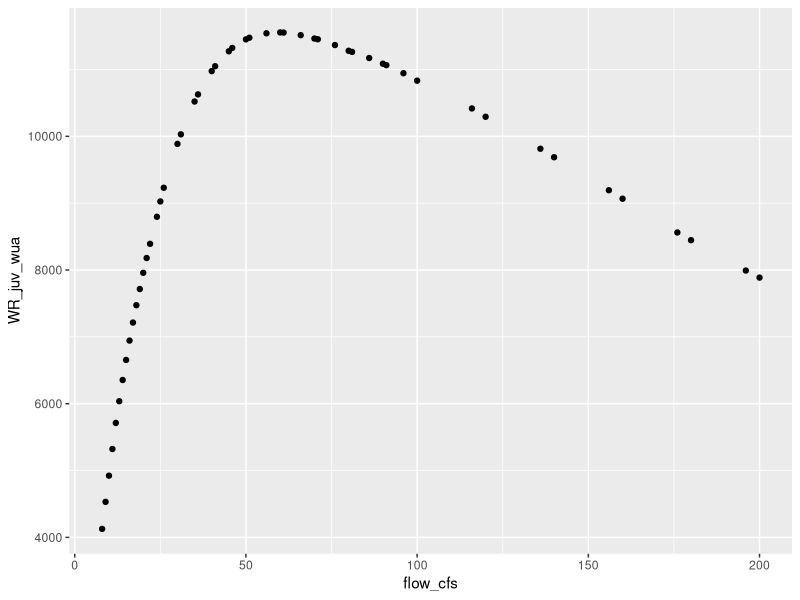
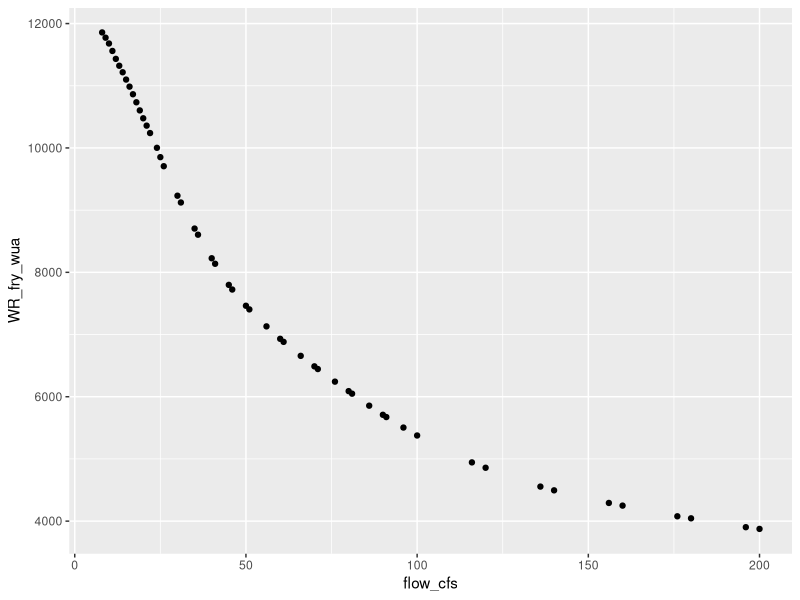
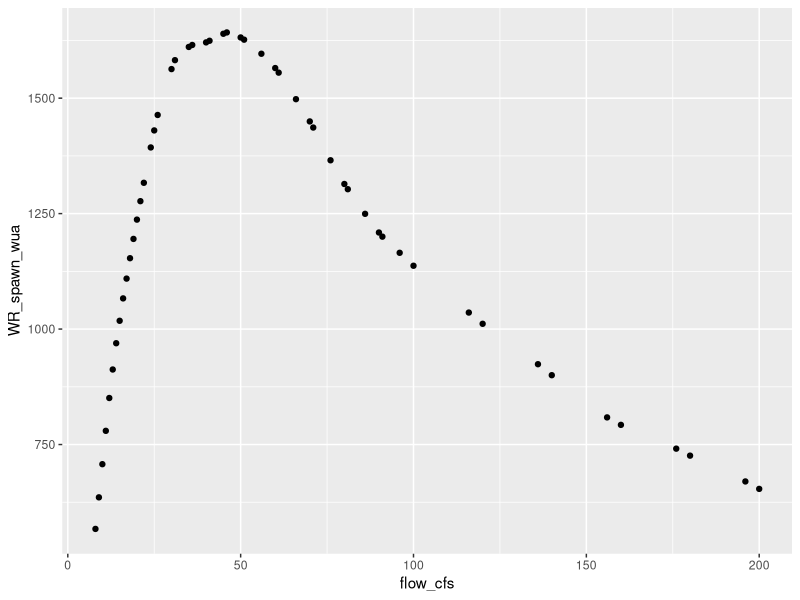

These charts were generated, in order, by the following R code:
library(tidyverse)
library(zoo)

battle_wr_raw <- read_csv("data-raw/watershed/battle/data/spring-run-WUA-mainstem-and-north-fork.csv")

# subreach lenghts (from report)
subreach_lens <- tribble(
  ~reach, ~length_miles,
  "wildcat", 2.5,
  "eagle_creek", 3,
  "north_battle_feeder", 4,
  "mainstem", 9
) %>%
  mutate(
    prop_of_creek = length_miles/sum(length_miles)
  )


battle_wr <- battle_wr_raw %>%
  left_join(subreach_lens, by = c("subreach" = "reach"))


# rearing ----------------
wr_juv <- battle_wr %>%
  select(flow, SR_juv, subreach) %>%
  spread(subreach, SR_juv)

# need to fill in the in between values for some of these
# so that when they spread they all have values on aligned cfs
eagle_creek_approx_juv <- approxfun(wr_juv$flow, wr_juv$eagle_creek)
mainstem_approx_juv <- approxfun(wr_juv$flow, wr_juv$mainstem)
feeder_approx_juv <- approxfun(wr_juv$flow, wr_juv$north_battle_feeder)
wildcat_approx_juv <- approxfun(wr_juv$flow, wr_juv$wildcat)

wr_juv_imputed <- battle_wr %>%
  select(flow, SR_juv, subreach) %>%
  pivot_wider(names_from = subreach, values_from = SR_juv) %>%
  mutate(
    eagle_creek = eagle_creek_approx_juv(flow),
    mainstem = mainstem_approx_juv(flow),
    north_battle_feeder = feeder_approx_juv(flow),
    wildcat = wildcat_approx_juv(flow)
  ) %>%
  filter(across(everything(), ~ !is.na(.x))) %>%
  pivot_longer(names_to = "reach", values_to = "wua", cols = wildcat:mainstem) %>%
  left_join(subreach_lens) %>%
  mutate(wua = wua * prop_of_creek) %>%
  group_by(flow) %>%
  summarise(
    wua = sum(wua)
  ) %>%
  rename(flow_cfs = flow,
         WR_juv_wua = wua)

wr_juv_imputed %>%
  ggplot(aes(flow_cfs, WR_juv_wua)) + geom_point()

# fry --------------------------------------------------------
wr_fry <- battle_wr %>%
  select(flow, SR_fry, subreach) %>%
  spread(subreach, SR_fry)

# need to fill in the in between values for some of these
eagle_creek_approx_fry <- approxfun(wr_fry$flow, wr_fry$eagle_creek)
mainstem_approx_fry <- approxfun(wr_fry$flow, wr_fry$mainstem)
feeder_approx_fry <- approxfun(wr_fry$flow, wr_fry$north_battle_feeder)
wildcat_approx_fry <- approxfun(wr_fry$flow, wr_fry$wildcat)

wr_fry_imputed <- battle_wr %>%
  select(flow, SR_fry, subreach) %>%
  pivot_wider(names_from = subreach, values_from = SR_fry) %>%
  mutate(
    eagle_creek = eagle_creek_approx_fry(flow),
    mainstem = mainstem_approx_fry(flow),
    north_battle_feeder = feeder_approx_fry(flow),
    wildcat = wildcat_approx_fry(flow)
  ) %>%
  filter(across(everything(), ~ !is.na(.x))) %>%
  pivot_longer(names_to = "reach", values_to = "wua", cols = wildcat:mainstem) %>%
  left_join(subreach_lens) %>%
  mutate(wua = wua * prop_of_creek) %>%
  group_by(flow) %>%
  summarise(
    wua = sum(wua)
  ) %>%
  rename(flow_cfs = flow,
         WR_fry_wua = wua)


wr_fry_imputed %>%
  ggplot(aes(flow_cfs, WR_fry_wua)) + geom_point()

# spawning ---------------
wr_spawn <- battle_wr %>%
  select(flow, SR_spawn, subreach) %>%
  spread(subreach, SR_spawn)

# need to fill in the in between values for some of these
eagle_creek_approx_spawn <- approxfun(wr_spawn$flow, wr_spawn$eagle_creek)
mainstem_approx_spawn <- approxfun(wr_spawn$flow, wr_spawn$mainstem)
feeder_approx_spawn <- approxfun(wr_spawn$flow, wr_spawn$north_battle_feeder)
wildcat_approx_spawn <- approxfun(wr_spawn$flow, wr_spawn$wildcat)

wr_spawn_imputed <- battle_wr %>%
  select(flow, SR_spawn, subreach) %>%
  pivot_wider(names_from = subreach, values_from = SR_spawn) %>%
  mutate(
    eagle_creek = eagle_creek_approx_spawn(flow),
    mainstem = mainstem_approx_spawn(flow),
    north_battle_feeder = feeder_approx_spawn(flow),
    wildcat = wildcat_approx_spawn(flow)
  ) %>%
  filter(across(everything(), ~ !is.na(.x))) %>%
  pivot_longer(names_to = "reach", values_to = "wua", cols = wildcat:mainstem) %>%
  left_join(subreach_lens) %>%
  mutate(wua = wua * prop_of_creek) %>%
  group_by(flow) %>%
  summarise(
    wua = sum(wua)
  ) %>%
  rename(flow_cfs = flow,
         WR_spawn_wua = wua)


wr_spawn_imputed %>%
  ggplot(aes(flow_cfs, WR_spawn_wua)) + geom_point()

